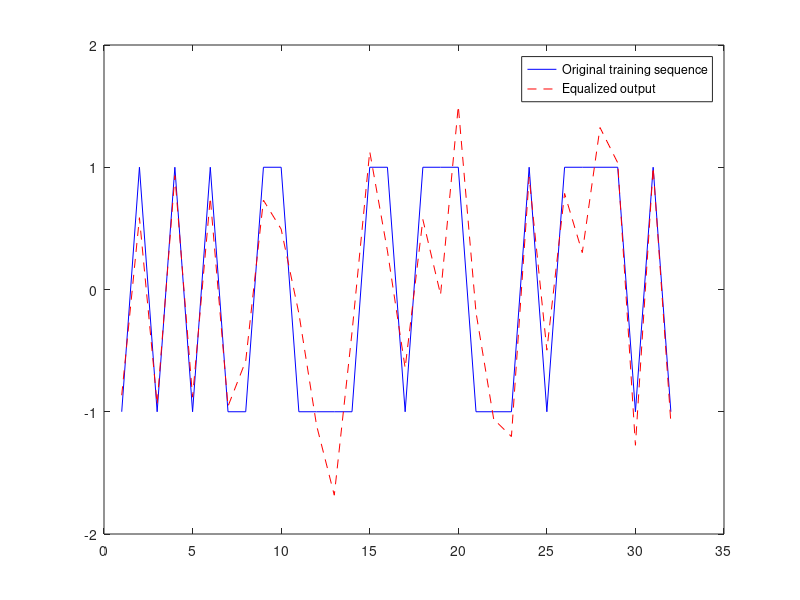

The MATLAB script that drew this image: (Note: this script raises an error after producing the figure.)
clear;
load('spydata.mat'); % This loads cPic and received
load('training.mat'); % This loads the training sequence

% Known parameters
L = 4; % Filter order (can be tuned)
N_training = length(training); % Number of known training symbols

% Build convolution matrix for the received training signal
R = convmtx(received(1:N_training), L + 1);

% Ensure R has the same number of rows as the length of the training sequence
R = R(1:N_training, :); 

% Solve for the equalizer coefficients using the training sequence
w = R \ training(:); % Now the dimensions should match

% Filter the entire received signal using the estimated equalizer
z = filter(w, 1, received);

% Plot the equalizer performance (optional)
figure; plot(training, 'b'); hold on; plot(z(1:N_training), 'r--');
legend('Original training sequence', 'Equalized output');

% Detect the transmitted symbols
b_hat = sign(z); % Threshold at zero

% Reconstruct the key
key_reconstructed = b_hat;

% Use the reconstructed key to decode the image
dPic = decoder(key_reconstructed, cPic);

% Display the decoded image
figure; image(dPic); axis square;
title('Decoded Image');

% Introduce random bit errors in the reconstructed key
error_rate = 0.05; % 5% of the bits will be flipped
n_errors = round(error_rate * length(key_reconstructed));
error_indices = randperm(length(key_reconstructed), n_errors);

% Flip the bits at the error indices
key_with_errors = key_reconstructed;
key_with_errors(error_indices) = -key_with_errors(error_indices);

% Decode the image with the erroneous key
dPic_err = decoder(key_with_errors, cPic);

% Display the corrupted image
figure; image(dPic_err); axis square;
title(['Decoded Image with ', num2str(error_rate * 100), '% Bit Errors']);